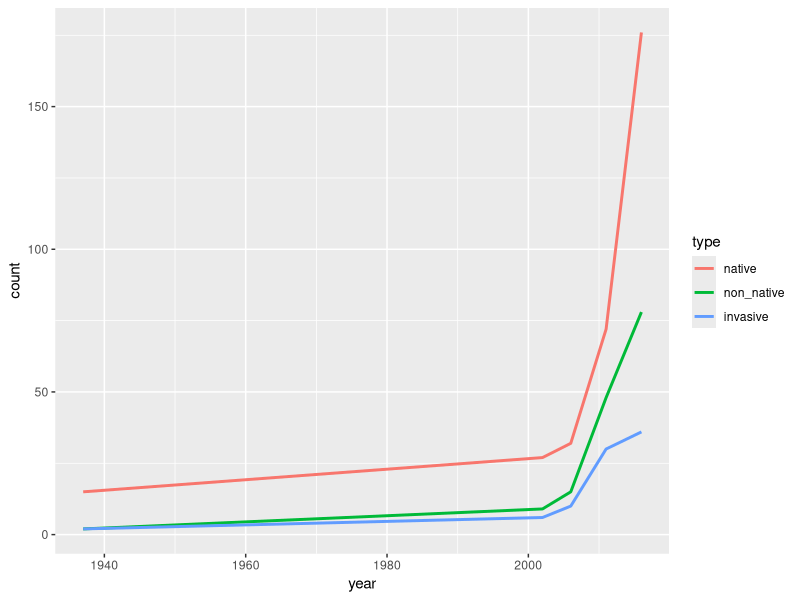
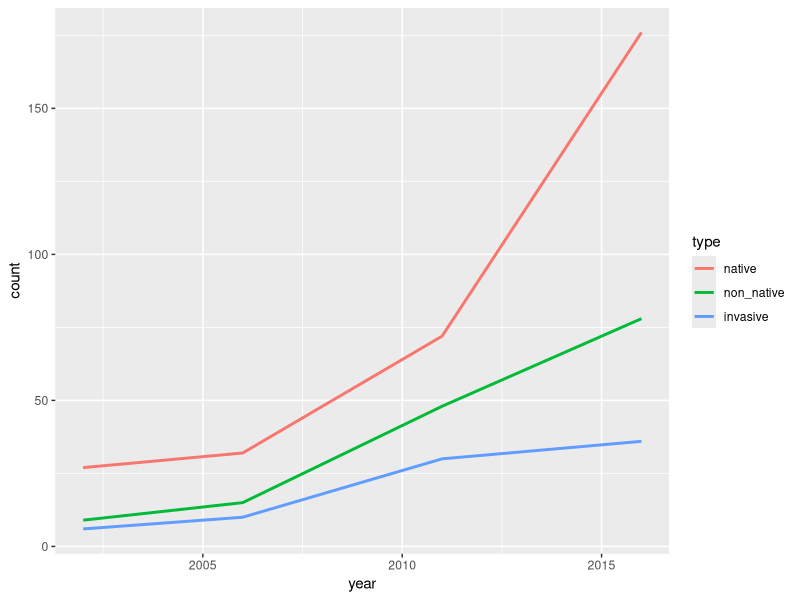

R code for these plots, in order:
## ---- chunk 1
knitr::opts_chunk$set(echo = TRUE)
## ---- chunk 2
cst <- read.csv("src/Comprehensive Species Tally 1937-2016.csv", na.strings = "na")
cst <- cst[,-c(2,3,4)]
head(cst)
## ---- chunk 3
restoration <- read.csv("src/NYBG Forest Restoration Plantings 2007-2018.csv")
restoration <- restoration[,-c(1,6,7,9)]
head(restoration)
## ---- chunk 4
cst$Survey.Year <- factor(cst$Survey.Year)
summary(cst)
## ---- chunk 5
#Create sub-tables
cst_1937 <- subset(cst, cst$Survey.Year==1937)
cst_2002 <- subset(cst, cst$Survey.Year==2002)
cst_2006 <- subset(cst, cst$Survey.Year==2006)
cst_2011 <- subset(cst, cst$Survey.Year==2011)
cst_2016 <- subset(cst, cst$Survey.Year==2016)

# Create vectors for all the years and species -> native, not-native and invasive
year <- c('1937-01-01', '2002-01-01', '2006-01-01', '2011-01-01', '2016-01-01')
year <- as.Date(year)
native <- c(length(which(cst_1937$Native=='y')), length(which(cst_2002$Native=='y')), length(which(cst_2006$Native=='y')), length(which(cst_2011$Native=='y')), length(which(cst_2016$Native=='y')))
non_native <- c(length(which(cst_1937$Non.native=='y')), length(which(cst_2002$Non.native=='y')), length(which(cst_2006$Non.native=='y')), length(which(cst_2011$Non.native=='y')), length(which(cst_2016$Non.native=='y')))
invasive <- c(length(which(cst_1937$Invasive=='y')), length(which(cst_2002$Invasive=='y')), length(which(cst_2006$Invasive=='y')), length(which(cst_2011$Invasive=='y')), length(which(cst_2016$Invasive=='y')))

#Create dataframe with the vectors
cst_trend <- data.frame(year, native, non_native, invasive, stringsAsFactors = FALSE)
head(cst_trend)
## ---- chunk 6
#Reshaping the dataframe
library(reshape2)
cst_trendL <- melt(cst_trend, id.vars = c("year"))
colnames(cst_trendL)[2] <- "type"
colnames(cst_trendL)[3] <- "count"

#Plotting the dataset
library(ggplot2)
ggplot(cst_trendL, aes(x = year, y = count, color = type)) + geom_line(size=1)
## ---- chunk 7
ggplot(cst_trendL[cst_trendL$year >= "2002-01-01",], aes(x = year, y = count, color = type)) + geom_line(size=1)
